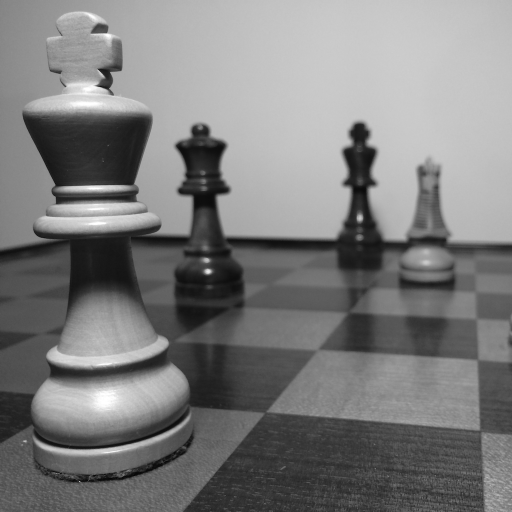
#> input picture test.png, 1024 x 1024 px (shown at 1/2 size)
$ jupyter execute FFT.ipynb   (shell and % lines are left out)
#> lines starting #> are read from the running program, lines starting #| are printed output that depends on the picture
离散傅里叶变换(DFT)
$$
X_k = \sum_{n=0}^{N-1} x_n e^{-i 2\pi kn/N}
$$
其逆变换为
$$
x_n = \frac{1}{N}\sum_{n=0}^{N-1}X_k  e^{i 2\pi kn/N}
$$

下面来展示快速傅里叶变换。快速傅里叶变换利用离散傅里叶的对称性，把问题分而治之，从而减小运算量。
对序列 $x(n)$ 取 $N$ 点 DFT，假定 $N$ 是 2 的整数次方
$$N = 2^M$$
其中 $M$ 是正整数。把 $x(n)$ 的 DFT 运算按 $n$ 为偶数和 $n$ 为奇数分解为两部分：
$$
X(k) = \sum_{n=0}^{N-1} x(n) W_N^{nk}$$
$$= \sum_{\text{偶数 } n} x(n) W_N^{nk} + \sum_{\text{奇数 } n} x(n) W_N^{nk}$$
以符号 $2r$ 表示偶数 $n$，$2r+1$ 表示奇数 $n$，$r$ 的范围是 $0, 1, \cdots, \frac{N}{2}-1$，有
$$
X(k) = \sum_{r=0}^{\frac{N}{2}-1} x(2r) W_N^{2rk} + \sum_{r=0}^{\frac{N}{2}-1} x(2r+1) W_N^{(2r+1)k}$$
$$= \sum_{r=0}^{\frac{N}{2}-1} x(2r) (W_N^{2})^{rk} + W_N^{k} \sum_{r=0}^{\frac{N}{2}-1} x(2r+1) (W_N^{2})^{rk}$$
式中的 $W_N^2$ 可转换为 $W_{\frac{N}{2}}$，这是因为
$$
W_N^2 = e^{-2j\left(\frac{2\pi}{N}\right)} = e^{-j\left(\frac{2\pi}{2}\right)} = W_{\frac{N}{2}}$$
于是有
$$X(k) = \sum_{r=0}^{\frac{N}{2}-1} x(2r) W_{\frac{N}{2}}^{rk} + W_N^{k} \sum_{r=0}^{\frac{N}{2}-1} x(2r+1) W_{\frac{N}{2}}^{rk}$$
$$
= G(k) + W_N^{k} H(k)$$
式中
$$G(k) = \sum_{r=0}^{\frac{N}{2}-1} x(2r) W_{\frac{N}{2}}^{rk}$$
$$
H(k) = \sum_{r=0}^{\frac{N}{2}-1} x(2r+1) W_{\frac{N}{2}}^{rk}$$
于是一个N点的DFT就被分解为了两个N/2点的DFT。注意，G(k)和H(k)只有N/2个点，r=0,1,2,...,N/2-1，而X(k)却需要N个点，k=0,1,2,...,N-1，如果以G(k),H(k)表达全部X(k)，应利用G(k)与H(k)的周期性，
$$G(k+N/2)=G(k)$$
$$
H(k+N/2)=H(k)$$
由此得到
$$W_N^{(N/2+k)}=W_N^N\cdot W_N^k=-W_N^k$$
最后进行汇总
$$
X(k)=G(k)+W_N^kH(k)$$
$$X(N/2+k)=G(N/2+k)-W_N^kH(N/2+k)$$
$$
=G(k)-W_N^kH(k)$$
其中k=0,1,...,N/2-1，这两个式子分别给出X(k)的前N/2点与后N/2点的数值，总共有N个值。

## 1.第一步：码位倒置

在进行FFT之前需要对数据顺序做一下的调整，这样做的自的是为了保证输出数据是顺序的，否则输入顺序的输出就是乱序的(但是
有规律的),这个调整称为“码位倒置”,规律如下：

<table>
	<tbody>
		<tr>
			<th>自然顺序</th>
			<th>二进制表示</th>
			<th>码位倒置</th>
			<th>码位倒读顺序</th>
		</tr>
		<tr>
			<td>0</td>
			<td>000</td>
			<td>000</td>
			<td>0</td>
		</tr>
		<tr>
			<td>1</td>
			<td>001</td>
			<td>100</td>
			<td>4</td>
		</tr>
		<tr>
			<td>2</td>
			<td>010</td>
			<td>010</td>
			<td>2</td>
		</tr>
		<tr>
			<td>3</td>
			<td>011</td>
			<td>110</td>
			<td>6</td>
		</tr>
		<tr>
			<td>4</td>
			<td>100</td>
			<td>001</td>
			<td>1</td>
		</tr>
		<tr>
			<td>5</td>
			<td>101</td>
			<td>101</td>
			<td>5</td>
		</tr>
		<tr>
			<td>6</td>
			<td>110</td>
			<td>011</td>
			<td>3</td>
		</tr>
		<tr>
			<td>7</td>
			<td>111</td>
			<td>111</td>
			<td>7</td>
		</tr>
	</tbody>
</table>

简单解释一下为什么这样做。

举例说明，假设原多项式

$$A = 1.0 + 2.0x + 3.0x^{2} + 4.0x^{3} + 5.0x^{4} + 6.0x^{5} + 7.0x^{6} + 8.0x^{7}$$
其中 x 是 $W_8^1$ 是 1 的 8 次单位根。
第一次分治:
$$
A_{0} = 1.0 + 3.0x + 5.0x^{2} + 7.0x^{3}$$
$$A_{1} = 2.0 + 4.0x + 6.0x^{2} + 8.0x^{3}$$
$$
A(x) = A_{0}(x^{2}) + xA_{1}(x^{2})$$
则有:
$$A(W_{8}^{s}) = A_{0}(W_{4}^{s}) + W_{8}^{s}A_{1}(W_{4}^{s})$$
$W_{8}^{s}$ 表示 8 次单位根的 $s$ 次方; $(W_{8}^{s})^{2} = W_{4}^{s}$.
第二次分治:
$$
A_{0,0} = 1.0 + 5.0x$$
$$A_{0,1} = 3.0 + 7.0x$$
$$
A_{0}(x) = A_{0,0}(x^{2}) + xA_{0,1}(x^{2})$$
$$A_{0}(W_{4}^{s}) = A_{0,0}(W_{2}^{s}) + W_{4}^{s}A_{0,1}(W_{2}^{s})$$
$$
A_{1,0} = 2.0 + 6.0x$$
$$A_{1,1} = 4.0 + 8.0x$$
$$
A_{1}(x) = A_{1,0}(x^{2}) + xA_{1,1}(x^{2})$$
$$A_1(W_4^s)=A_{1,0}(W_2^s)+W_4^sA_{1,1}(W_2^s)$$

第三次分治(常数):

$A_{0,0,0}=1.0,A_{0,0,1}=5.0,A_{0,1,0}=3.0,A_{0,1,1}=7.0$

$$A_{1,0,0}=2.0,A_{1,0,1}=6.0,A_{1,1,0}=4.0,A_{1,1,1}=8.0$$

可见，A 的下标与值的索引有一个比特翻转的关系，比如 5.0 是第 4 项的系数，而 A 的下标是 1,转换成二进制就有比特翻转的关系。

第L级的系数因子为(L=1,2,3...M)
$W_{2^{L}}^{J}$, $J=0,1,2……2^{L-1}-1$
即第L级的蝶形运算系数因子类型数为$2^{L-1}$个，
如N=8，共有M=3级

第一级$2^{0}$个为:$W_{2^{1}}^{J}=W_{2^{M}2^{1-M}}^{J}=W_{2^{M}}^{J2^{M-1}}\left|_{L=1,J=0}\right.$ = $W_{N}^{0}$

第二级$2^{1}$个为:$W_{N}^{J2^{M-L}}=$
$\begin{cases}
W_{N}^{0};L=2,J=0 \\
W_{N}^{2};L=2,J=1
\end{cases}$

第三级$2^{2}$个为:$W_{N}^{J2^{M-L}}=$
$\begin{cases}
W_{N}^{0};L=3,J=0 \\
W_{N}^{1};L=3,J=1 \\
W_{N}^{2};L=3,J=2 \\
W_{N}^{3};L=3,J=3
\end{cases}$

因此8点蝶形 fft 的蝶形算法的图像为：

其中

下面我们用递归算法实现fft:

[cell 1]
import numpy as np
def DFT(x):
    """Compute the discrete Fourier Transform of the 1D array x"""
    x = np.asarray(x, dtype=float)
    N = x.shape[0]
    n = np.arange(N)
    k = n.reshape((N, 1))
    M = np.exp(-2j * np.pi * k * n / N)
    return np.dot(M, x)

def FFT(x):
    """A recursive version of the Cooley-Tukey FFT"""
    x = np.asarray(x, dtype=float)
    N = x.shape[0]

    if N % 2 > 0:
        raise ValueError("size of x must be a power of 2")
    elif N <= 32:  # this cutoff should be optimized
        return DFT(x)
    else:
        X_even = FFT(x[::2])
        X_odd = FFT(x[1::2])
        factor = np.exp(-2j * np.pi * np.arange(N) / N)
        return np.concatenate([X_even + factor[:N // 2] * X_odd,
                               X_even + factor[N // 2:] * X_odd])

x = np.random.random(1024)
print(FFT(x))
print(np.fft.fft(x))
np.allclose(FFT(x), np.fft.fft(x))

在递归 FFT 中，输入数据的 bit-reversal 重排是通过递归调用和分治法的逻辑自然完成的，而无需显式地重排数据。这是 Cooley-Tukey FFT 的一个关键特性。

分治法的核心逻辑

1. 分解输入数据：
   - 偶数索引部分：$x[::2]$，即 $x[0], x[2], x[4], \ldots$。
   - 奇数索引部分：$x[1::2]$，即 $x[1], x[3], x[5], \ldots$。

2. 递归调用：
   - 对偶数部分和奇数部分分别递归计算 FFT。
   - 递归会继续对偶数部分的偶数索引和奇数索引进行分解，直到每个子问题的规模为 1。

3. 结果组合：
   - 使用旋转因子 $W_k = e^{-2\pi ik/N}$ 将偶数和奇数部分的结果组合。

通过这种方式，数据在递归过程中会自动按照 bit-reversal 重排的顺序被访问和处理。

递归中的隐式重排示例
假设输入数据长度为 $N = 8$，数据索引为：
$$x = [0, 1, 2, 3, 4, 5, 6, 7]$$

第一层递归

- 偶数索引: $x[::2] = [0, 2, 4, 6]$
- 奇数索引: $x[1::2] = [1, 3, 5, 7]$

第二层递归

对偶数索引 [0, 2, 4, 6]：

- 偶数索引: [0, 4]
- 奇数索引: [2, 6]

对奇数索引 [1, 3, 5, 7]：

- 偶数索引: [1, 5]
- 奇数索引: [3, 7]

第三层递归

对 [0, 4]：

- 偶数索引: [0]
- 奇数索引: [4]

对 [2, 6]：
- 偶数索引: [2]
- 奇数索引: [6]

对 [1, 5]：
- 偶数索引: [1]
- 奇数索引: [5]

对 [3, 7]：
- 偶数索引: [3]
- 奇数索引: [7]

结果

经过递归分解后，数据的访问顺序就是 bit-reversal 的顺序:
[0, 4, 2, 6, 1, 5, 3, 7]

注意上面的递归FFT实现，在最底层的递归，我们做了N/32次的矩阵向量乘积。我们的算法会得益于将这些矩阵向量乘积化为一次性计算的矩阵-矩阵乘积。在每一层的递归，重复的计算也可以被向量化。因为NumPy很擅长这类操作，我们可以利用这一点来实现向量化的FFT。向量化的具体描述如下：

将输入信号分为偶数索引和奇数索引两部分
$$x[n] = x_{\text{even}}[n] + x_{\text{odd}}[n]$$

频谱可以分解为:
$$
X_k = X_{\text{even},k} + W_k \cdot X_{\text{odd},k}, \quad k = 0, 1, \ldots, N/2 - 1$$
$$X_{k+N/2} = X_{\text{even},k} - W_k \cdot X_{\text{odd},k}, \quad k = 0, 1, \ldots, N/2 - 1$$
向量化实现
通过向量化，我们将这一步改写为矩阵形式:

构造偶数和奇数频谱的矩阵:
$$
\mathbf{X}_{\text{even}} = \begin{bmatrix}
X_0 \\
X_1 \\
\vdots \\
X_{N/2-1}
\end{bmatrix}, \quad
\mathbf{X}_{\text{odd}} = \begin{bmatrix}
X_{N/2} \\
X_{N/2+1} \\
\vdots \\
X_{N-1}
\end{bmatrix}
$$

使用旋转因子向量化计算:

$$
\mathbf{X} = \begin{bmatrix}
\mathbf{X}_{\text{even}} + \mathbf{W}_k \cdot \mathbf{X}_{\text{odd}} \\
\mathbf{X}_{\text{even}} - \mathbf{W}_k \cdot \mathbf{X}_{\text{odd}}
\end{bmatrix}
$$

其中:
- $\mathbf{W}_k = e^{-2\pi ik/N}$ 是旋转因子向量。

向量化的核心公式对比

| 操作 | 传统实现（循环） | 向量化实现（矩阵） |
| --- | --- | --- |
| **DFT 计算** | 每个分量循环 | $\mathbf{X} = \mathbf{W} \cdot \mathbf{x}$ |
| **FFT 的分治公式** | 对每个 $k$，分别计算 $X_{k}$ 和 $X_{k+N/2}$ | 批量计算：$\mathbf{X} = [\mathbf{X}_{\text{even}} + \mathbf{W}_{\mathbf{k}} \cdot \mathbf{X}_{\text{odd}}]$ |
| **旋转因子的计算** | 对每个 $k$ 显式计算 $W_{k} = e^{-2\pi ik/N}$ | 一次性计算所有 $W_{k}$，利用广播机制与向量相乘 |
| **数据拼接** | 使用循环逐一拼接结果 | 使用 np.vstack 或 np.concatenate 一次性拼接整个矩阵 |

[cell 2]
def FFT_vectorized(x):
    """A vectorized, non-recursive version of the Cooley-Tukey FFT"""
    x = np.asarray(x, dtype=float)
    N = x.shape[0]

    if np.log2(N) % 1 > 0:
        raise ValueError("size of x must be a power of 2")

    N_min = min(N, 32)

    # Perform an O[N^2] DFT on all length-N_min sub-problems at once
    n = np.arange(N_min)
    k = n[:, None]
    M = np.exp(-2j * np.pi * n * k / N_min)
    X = np.dot(M, x.reshape((N_min, -1)))

    # build-up each level of the recursive calculation all at once
    while X.shape[0] < N:
        X_even = X[:, :X.shape[1] // 2]
        X_odd = X[:, X.shape[1] // 2:]
        factor = np.exp(-1j * np.pi * np.arange(X.shape[0])
                        / X.shape[0])[:, None]
        X = np.vstack([X_even + factor * X_odd,
                       X_even - factor * X_odd])

    return X.ravel()

x = np.random.random(1024)
np.allclose(FFT_vectorized(x), np.fft.fft(x))

[cell 3]
x = np.random.random(1024 * 16)
FFT(x)

FFT_vectorized(x)

np.fft.fft(x)

除了递归的方法，我们也可以直接按通过蝶形图计算。这里给出 https://www.jianshu.com/p/0bd1ddae41c4 的代码。

[cell 4]
from cmath import sin, cos, pi

class FFT_pack():
    def __init__(self, _list=[], N=0):  # _list 是传入的待计算的离散序列，N是序列采样点数，必须是2^n
#> called with N = 0
        self.list = _list  # 初始化数据
        self.N = N
        self.total_m = 0  # 序列的总层数
        self._reverse_list = []  # 位倒序列表
        self.output =  []  # 计算结果存储列表
        self._W = []  # 系数因子列表
        for _ in range(len(self.list)):
            self._reverse_list.append(self.list[self._reverse_pos(_)])
        self.output = self._reverse_list.copy()
        for _ in range(self.N):
            self._W.append((cos(2 * pi / N) - sin(2 * pi / N) * 1j) ** _)  # 提前计算W值，降低算法复杂度

    def _reverse_pos(self, num) -> int:  # 得到位倒序后的索引
        out = 0
        bits = 0
        _i = self.N
        data = num
        while (_i != 0):
            _i = _i // 2
            bits += 1
        for i in range(bits - 1):
            out = out << 1
            out |= (data >> i) & 1
        self.total_m = bits - 1
        return out

    def FFT(self, _list, N, abs=True) -> list:  # 计算给定序列的傅里叶变换结果，返回一个列表，结果是没有经过归一化处理的
        """参数abs=True表示输出结果是否取得绝对值"""
#> called with N = 16, abs = False
        self.__init__(_list, N)
        for m in range(self.total_m):
            _split = self.N // 2 ** (m + 1)
            num_each = self.N // _split
            for _ in range(_split):
                for __ in range(num_each // 2):
                    temp = self.output[_ * num_each + __]
                    temp2 = self.output[_ * num_each + __ + num_each // 2] * self._W[__ * 2 ** (self.total_m - m - 1)]
                    self.output[_ * num_each + __] = (temp + temp2)
                    self.output[_ * num_each + __ + num_each // 2] = (temp - temp2)
        if abs == True:
            for _ in range(len(self.output)):
                self.output[_] = self.output[_].__abs__()
        return self.output

    def FFT_normalized(self, _list, N) -> list:  # 计算给定序列的傅里叶变换结果，返回一个列表，结果经过归一化处理
        self.FFT(_list, N)
        max = 0   # 存储元素最大值
        for _ in range(len(self.output)):
            if max < self.output[_]:
                max = self.output[_]
        for _ in range(len(self.output)):
            self.output[_] /= max
        return self.output

    def IFFT(self, _list, N) -> list:  # 计算给定序列的傅里叶逆变换结果，返回一个列表
        self.__init__(_list, N)
        for _ in range(self.N):
            self._W[_] = (cos(2 * pi / N) - sin(2 * pi / N) * 1j) ** (-_)
        for m in range(self.total_m):
            _split = self.N // 2 ** (m + 1)
            num_each = self.N // _split
            for _ in range(_split):
                for __ in range(num_each // 2):
                    temp = self.output[_ * num_each + __]
                    temp2 = self.output[_ * num_each + __ + num_each // 2] * self._W[__ * 2 ** (self.total_m - m - 1)]
                    self.output[_ * num_each + __] = (temp + temp2)
                    self.output[_ * num_each + __ + num_each // 2] = (temp - temp2)
        for _ in range(self.N):  # 根据IFFT计算公式对所有计算列表中的元素进行*1/N的操作
            self.output[_] /= self.N
            self.output[_] = self.output[_].__abs__()
        return self.output


if __name__ == '__main__':
   list = [1, 2, 3, 4, 5, 6, 7, 8, 0, 0, 0, 0, 0, 0, 0, 0]
   a = FFT_pack().FFT(list, 16, False)
   print(a)

这里面对函数 _reverse_pos(self, num) -> int 给一些解释。这种方法的主要作用是计算给定索引 num 的位倒序（bit-reversed index），

for i in range(bits - 1):
    out = out << 1
    out |= (data >> i) & 1

这一段的目的是将输入的整数 num（在这里是 data）的二进制位按照倒序的方式构建到 out 中。具体来说，它通过逐位提取 data 中的位并将其插入到 out 的相应位置。

out = out << 1左移操作将 out 的当前值向左移动一位。这样做是为了为下一个位的插入留出空间。
举个例子，如果 out 当前为 000（在三位二进制中），左移后变为 0000（四位）。这为新位的添加做好准备。

data >> i 将 data 右移 i 位。这会将我们想要提取的位移动到最低位。
& 1 操作会获取移动后的最低位的值，即 0 或 1。
例如，如果 data 是 011，当 i = 0 时，(data >> 0) & 1 会得到 1；当 i = 1 时，(data >> 1) & 1 会得到 1；当 i = 2 时，(data >> 2) & 1 会得到 0。

out |= 将当前提取的位（来自 data 的第 i 位）与 out 的当前值进行按位或操作。
如果当前位是 1，则 out 的最低位会变为 1；如果当前位是 0，则 out 的最低位保持不变。
这样逐步更新 out，每次迭代都会将提取的位添加到 out 的最低位。

比如：out = 010, data 当前的最后一位为1，则out|=1等价于010 | 001 = 011->3，这种方式把data当前的最低位提取到out的最低位上。

举例说明
假设 N = 8，因此 bits = 3，我们要计算 num = 3（其二进制表示为 011）的位倒序：

初始状态：

out = 0（000）
data = 3（011）
迭代过程：

第 0 次迭代 (i = 0)：

左移：out = out << 1 -> out = 0（保持为 000）。
提取位：(data >> 0) & 1 -> 1。
更新 out：out |= 1 -> out = 1（现在 out 为 001）。
第 1 次迭代 (i = 1)：

左移：out = out << 1 -> out = 2（现在为 010）。
提取位：(data >> 1) & 1 -> 1。
更新 out：out |= 1 -> out = 3（现在 out 为 011）。
第 2 次迭代 (i = 2)：

左移：out = out << 1 -> out = 6（现在为 110）。
提取位：(data >> 2) & 1 -> 0。
更新 out：out |= 0 -> out = 6（保持为 110）。

[cell 5]
import cv2

import numpy as np
import numpy.fft as fft
import matplotlib as mpl

import matplotlib.pyplot as plt

mpl.rcParams['figure.figsize'] = (12, 5)
mpl.rcParams['image.cmap'] = "gray"

[cell 6]
real_img = cv2.imread('test.png', cv2.IMREAD_GRAYSCALE)
#> real_img is the input picture: shape (1024, 1024); min 0, max 255, mean 124.4
Img = fft.fft2(real_img)
mag = np.abs(fft.fftshift(Img))
plt.subplot(1,2,1)
plt.imshow(real_img); plt.axis('off'); plt.title('original image');
plt.subplot(1,2,2)
plt.imshow(20*np.log10(mag**2 + 1)); plt.axis('off'); plt.title('Power');
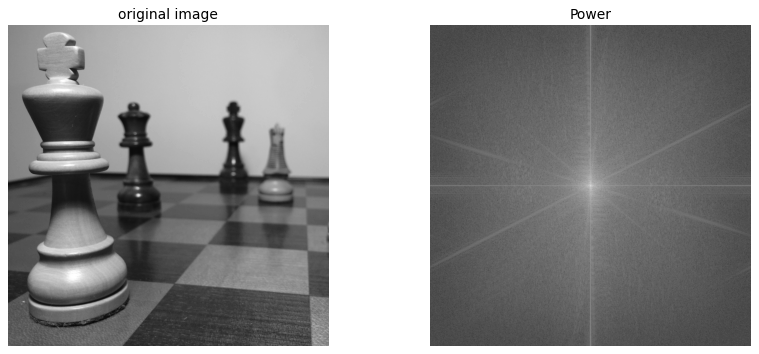
#> figure drawn by matplotlib, 2 panels

[cell 7]
x = np.linspace(-np.pi/2, np.pi/2, real_img.shape[0])
#> x = 1024 values from -1.57 to 1.57
y = np.linspace(-np.pi/2, np.pi/2, real_img.shape[1])
#> y = 1024 values from -1.57 to 1.57
wx = np.cos(x)[np.newaxis, :]
wy = np.cos(y)[:, np.newaxis]
w_img = wx * wy * real_img
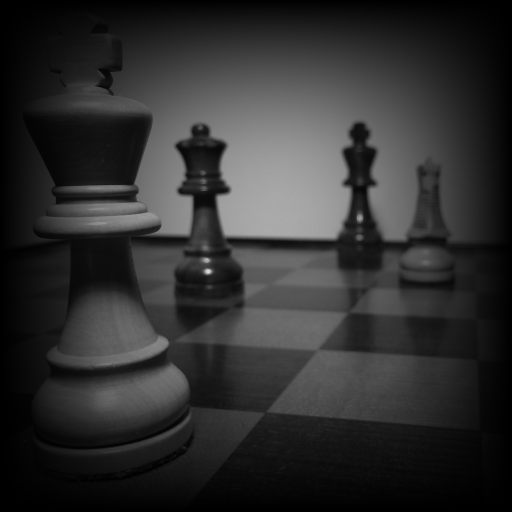
#> w_img: shape (1024, 1024) float64 (shown at 1/2 size); min 0, max 222.8, mean 47.8
_Img = fft.fft2(w_img)
mag = np.abs(fft.fftshift(_Img))
plt.subplot(1,2,1)
plt.imshow(w_img); plt.axis('off');
plt.subplot(1,2,2)
plt.imshow(20*np.log10(mag**2 + 1)); plt.axis('off'); plt.title('Power');
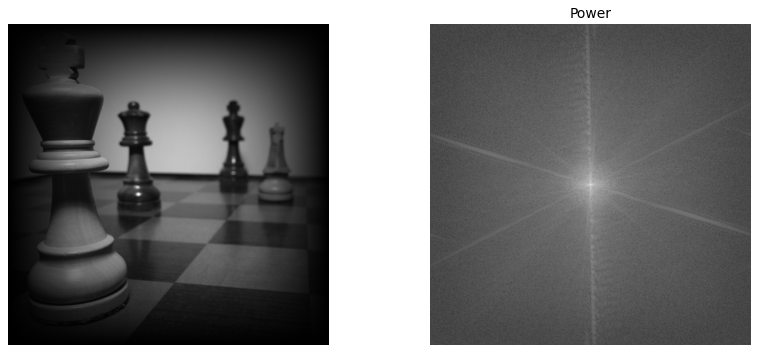
#> figure drawn by matplotlib, 2 panels

[cell 8]
x, y = np.meshgrid(range(real_img.shape[0]), range(real_img.shape[1]))
r = np.sqrt((x - x.mean())**2 + (y - y.mean())**2)
Img = np.where((r > 32) & (r < 64), fft.fftshift(Img), 0)
mag = np.abs(Img)
plt.subplot(1,2,1)
plt.imshow(fft.ifft2(fft.fftshift(_Img)).real); plt.axis('off');
plt.subplot(1,2,2)
plt.imshow(20*np.log10(mag**2 + 1)); plt.axis('off'); plt.title('Power');
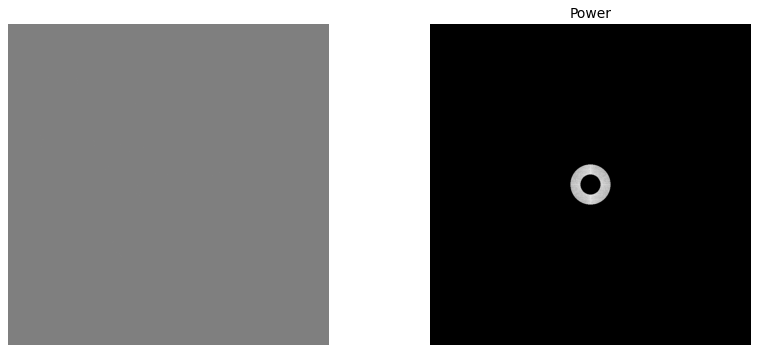
#> figure drawn by matplotlib, 2 panels
